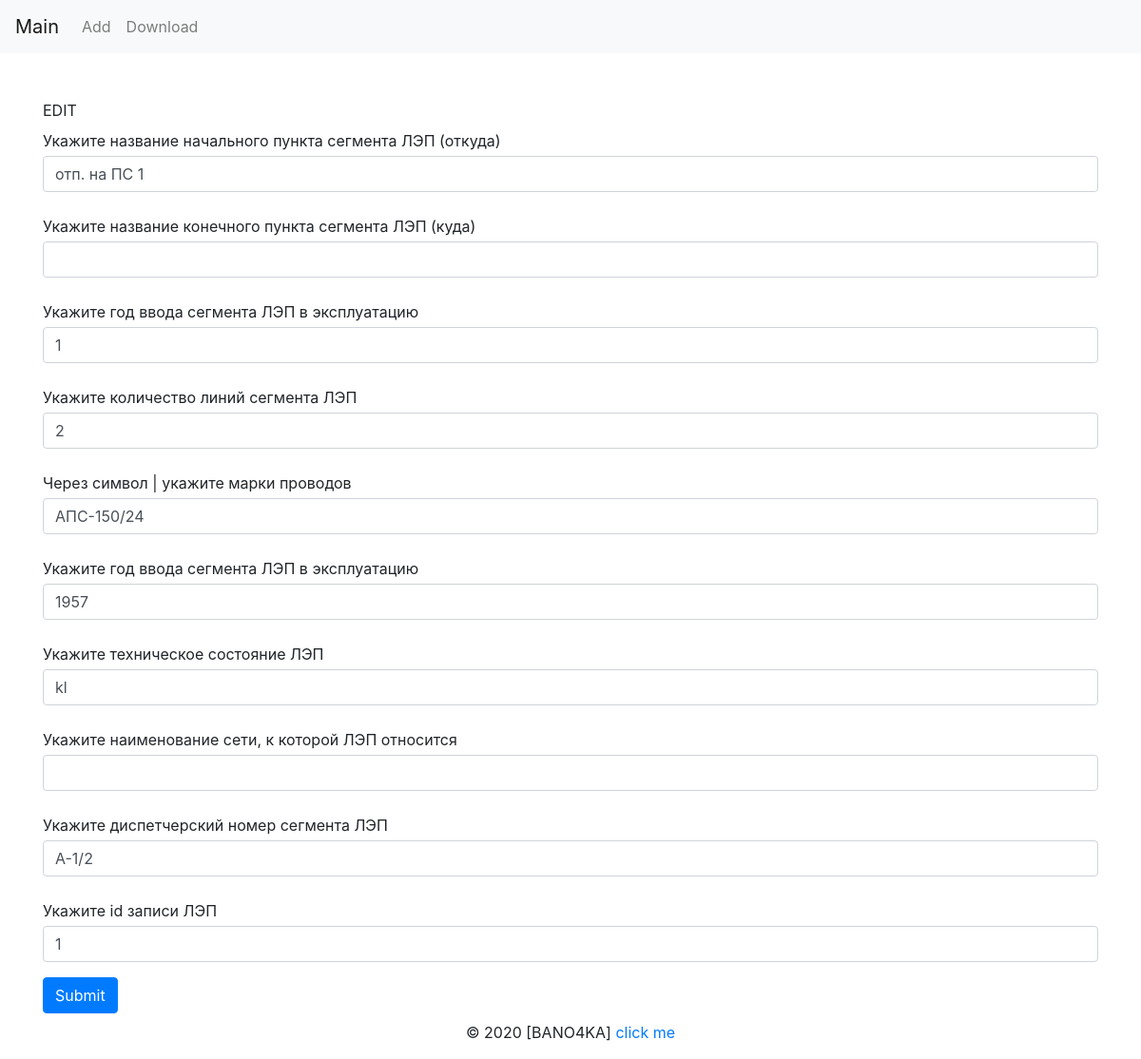
Screenshot of /edit/line_segment/2/ with the database file from the repository.
### models.py (models this page shows)
class Line_Segment(db.Model):
    __tablename__ = "Lines_Segments"
    id = db.Column(db.Integer, primary_key=True) #айди записи в таблицы
    start_point = db.Column(db.String(256)) #название начального пункта сегмента
    end_point = db.Column(db.String(256)) #название конечного пункта сегмента
    segment_length = db.Column(db.Float) #длина проводов
    lines_amount = db.Column(db.Integer) #количество проводов
    wires_mark = db.Column(db.String(256)) #марка проводов
    year_of_commissioning = db.Column(db.Integer) #год ввода в эксплуатацию
    wires_type = db.Column(db.String(256)) #кабельный участок или воздушная линия
    primary_line = db.Column(db.Boolean, nullable=False) #обозначение, является ли сегмент основной линией лэп или отпайкой (true если лэп, false если отпайка)
    power_line = db.relationship("Power_line") #ссылка на ЛЭП в которой этот сегмент находится
    power_line_id = db.Column(db.Integer, db.ForeignKey("Power_lines.id")) #связь с ключом хозяина
    control_number = db.Column(db.String(256)) #диспетчерский номер сегмента ЛЭП

### views.py (the view, shortened to what this page needs)
@app.route("/edit/<obj>/<index>/", methods=['GET', 'POST'])
def edit(obj, index):
    if obj not in goals_names.keys():
        abort(404)
    objM = db.session.query(goals_models[obj]).get_or_404(index)
    form = (goals_forms[obj])(obj=objM)
    return render_template("edit.html", form=form, obj=obj)

### templates/edit.html (shortened to what this page needs)
{% extends 'base.html' %}
{% block container %}
EDIT
<form method="POST">
    {% if obj == "power_line" %}
    {{ form.start_segment_name.label(class="mb-1 mt-2") }}
    {{ form.start_segment_name(class="form-control") }}
    <ul>{% for e in form.start_segment_name.errors %}<li><p class="alert-warning">{{e}}</p></li>{% endfor %}</ul>
    {{ form.end_segment_name.label(class="mb-1 mt-2") }}
    {{ form.end_segment_name(class="form-control") }}
    <ul>{% for e in form.end_segment_name.errors %}<li><p class="alert-warning">{{e}}</p></li>{% endfor %}</ul>
    {{ form.year_of_commissioning.label(class="mb-1 mt-2") }}
    {{ form.year_of_commissioning(class="form-control") }}
    <ul>{% for e in form.year_of_commissioning.errors %}<li><p class="alert-warning">{{e}}</p></li>{% endfor %}</ul>
    {{ form.voltage_class.label(class="mb-1 mt-2") }}
    {{ form.voltage_class(class="form-control") }}
    <ul>{% for e in form.voltage_class.errors %}<li><p class="alert-warning">{{e}}</p></li>{% endfor %}</ul>
    {{ form.technical_condition.label(class="mb-1 mt-2") }}
    {{ form.technical_condition(class="form-control") }}
    <ul>{% for e in form.technical_condition.errors %}<li><p class="alert-warning">{{e}}</p></li>{% endfor %}</ul>
    {{ form.network_name.label(class="mb-1 mt-2") }}
    {{ form.network_name(class="form-control") }}
    <ul>{% for e in form.network_name.errors %}<li><p class="alert-warning">{{e}}</p></li>{% endfor %}</ul>
    {{ form.control_number.label(class="mb-1 mt-2") }}
    {{ form.control_number(class="form-control") }}
    <ul>{% for e in form.control_number.errors %}<li><p class="alert-warning">{{e}}</p></li>{% endfor %}</ul>
    {% elif obj == "line_segment" %}
    {{ form.start_point.label(class="mb-1 mt-2") }}
    {{ form.start_point(class="form-control") }}
    {{ form.end_point.label(class="mb-1 mt-2") }}
    {{ form.end_point(class="form-control") }}
    {{ form.segment_length.label(class="mb-1 mt-2") }}
    {{ form.segment_length(class="form-control") }}
    {{ form.lines_amount.label(class="mb-1 mt-2") }}
    {{ form.lines_amount(class="form-control") }}
    {{ form.wires_mark.label(class="mb-1 mt-2") }}
    {{ form.wires_mark(class="form-control") }}
    {{ form.year_of_commissioning.label(class="mb-1 mt-2") }}
    {{ form.year_of_commissioning(class="form-control") }}
    {{ form.wires_type.label(class="mb-1 mt-2") }}
    {{ form.wires_type(class="form-control") }}
    {{ form.network_name.label(class="mb-1 mt-2") }}
    {{ form.network_name(class="form-control") }}
    {{ form.control_number.label(class="mb-1 mt-2") }}
    {{ form.control_number(class="form-control") }}
    {{ form.power_line_id.label(class="mb-1 mt-2") }}
    {{ form.power_line_id(class="form-control") }}
    {% endif %}
    <button type="submit" class="btn btn-primary">Submit</button>
</form>
{% endblock %}

### rows the page displays
Line_Segment: start_point "отп. на ПС 1", segment_length "1", lines_amount "2", wires_mark "АПС-150/24", year_of_commissioning "1957", wires_type "kl", control_number "A-1/2", power_line_id "1"
